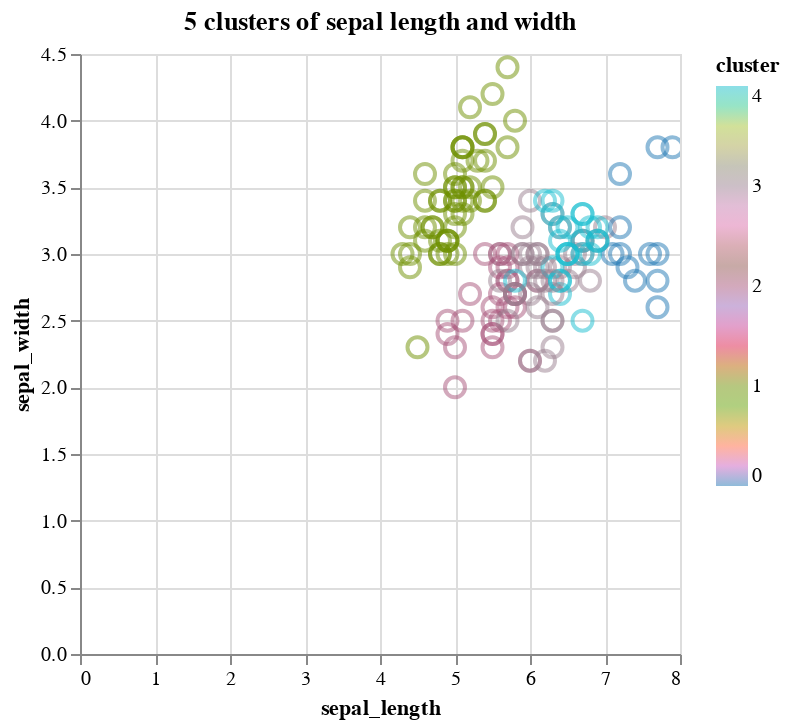

Notebook source saved alongside this figure:
### Code cell
# Remove the 'class' column
X = df.iloc[:, :-1]

# Perform K-Means clustering
kmeans = KMeans(n_clusters=5, random_state=42)
kmeans.fit(X)

# Add the cluster labels to the data
df['cluster'] = kmeans.labels_

# Generate the scatter plot using Altair
sepal_cluster = alt.Chart(df).mark_point(size=100, opacity=0.5).encode(
    x='sepal_length:Q',
    y='sepal_width:Q',
    color=alt.condition(brush, 'cluster', alt.ColorValue('gray'), scale=alt.Scale(scheme='category10')),
    tooltip=['petal_length','petal_width','class', 'cluster'],
).add_params(
    brush
).interactive(False).properties(
        title='5 clusters of sepal length and width'
    )

sepal_cluster

### Figure 1 — Vega-Lite specification as saved in the notebook (floating-point values rounded to 4 significant figures; data arrays with more than 128 entries replaced by an {"elided": "..."} marker saying what was removed)
{"config": {"view": {"continuousWidth": 300, "continuousHeight": 300}}, "data": {"name": "data-a00e14a9f0962d684a82316ffc1569e2"}, "mark": {"type": "point", "opacity": 0.5, "size": 100}, "encoding": {"color": {"condition": {"field": "cluster", "scale": {"scheme": "category10"}, "type": "quantitative", "param": "param_9"}, "value": "gray"}, "tooltip": [{"field": "petal_length", "type": "quantitative"}, {"field": "petal_width", "type": "quantitative"}, {"field": "class", "type": "nominal"}, {"field": "cluster", "type": "quantitative"}], "x": {"field": "sepal_length", "type": "quantitative"}, "y": {"field": "sepal_width", "type": "quantitative"}}, "params": [{"name": "param_9", "select": {"type": "interval", "resolve": "global"}}, {"name": "param_11", "select": {"type": "interval", "encodings": ["x", "y"]}, "bind": "scales"}], "title": "5 clusters of sepal length and width", "$schema": "https://vega.github.io/schema/vega-lite/v5.2.0.json", "datasets": {"data-a00e14a9f0962d684a82316ffc1569e2": {"elided": "150 records"}}}
